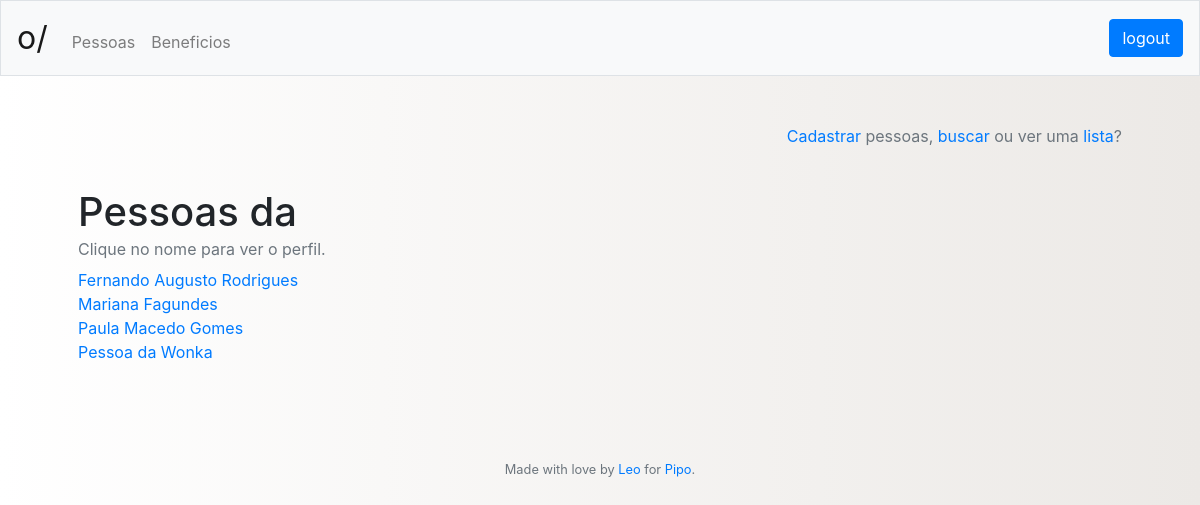
Screenshot of /pessoas/lista (signed in) with the database file from the repository.
### tables this page shows
CREATE TABLE person
	(id INTEGER NOT NULL PRIMARY KEY AUTOINCREMENT,
	idCompany INTEGER NOT NULL,
	name VARCHAR(255) NOT NULL,
	cpf VARCHAR(14) NOT NULL,
	timestamp DATETIME DEFAULT CURRENT_TIMESTAMP,
	FOREIGN KEY (idCompany) REFERENCES company(id));

### app.py (the view)
@app.route("/<who>/lista", methods=['GET'])
@login_required
def list(who):
	if who == "beneficios":
		who_list = get_company_benefits(session["idCompany"])
	elif who == "pessoas":
		who_list = get_all_from("person", "idCompany", str(session["idCompany"]))
	else:
		whoops = "Página Inexistente"
		return render_template("index.html", header = get_header(session), whoops = whoops)
	return render_template("list.html", header = get_header(session), who = who,
										who_list = who_list)

### app.py (called while the page is built)
@app.after_request
def after_request(response):
    response.headers["Cache-Control"] = "no-cache, no-store, must-revalidate"
    response.headers["Expires"] = 0
    response.headers["Pragma"] = "no-cache"
    return response

@app.teardown_request
def remove_session(ex=None):
    db.remove()

def login_required(f):
    @wraps(f)
    def decorated_function(*args, **kwargs):
        if session.get("id") is None:
            return redirect("/login")
        return f(*args, **kwargs)
    return decorated_function

def get_header(session):
	try:
		header = {"name": session["name"],
					"company": session["company"],
					"admin": get_admin_title(session["admin"]),
					"id": session["id"]}
	except:
		header = {"name": "",
					"company": "",
					"admin": "",
					"id": ""}
	return header

def is_it_bad(string):
	if string is None:
		return True
	not_safe = "; \\ ' '' %"
	for letter in string:
		if letter in not_safe.split():
			return True
	return False

def get_all_from(table, where, data):
	try:
		if (is_it_bad(table) or is_it_bad(where)) or is_it_bad(data):
			return None
		table_names = ["admin", "benefit", "benefitdata", "company", "companybenefit",
						"datatype", "person", "personbenefit", "persondata"]
		if table.lower() not in table_names:
			return None
		all_from = db.execute("""SELECT * FROM {} WHERE {} = :{}""".format(table,
							where, where), {"{}".format(where): data}).fetchall()
		return all_from
	except:
		raise Exception("Undefined SQL query error")

### templates/list.html
{% extends "layout.html" %}
{% block main %}
	<p align="right" class="text-muted"><a href="/{{ who }}/cadastro">Cadastrar</a> {{ who }}, <a href="/{{ who }}/busca">buscar</a> ou ver uma <a href="/{{ who }}/lista">lista</a>?</p>
	<br>
	{% if who == "beneficios" %}
		<h1>Benefícios Disponíveis</h1>
	{% else %}
		<h1>Pessoas da {{ header["company"] }}</h1>
	{% endif %}
	{% if who_list|length %}
		<p style="margin-bottom: 7px; margin-top: -7px;" class="text-muted">Clique no nome para ver o perfil.</p>
		{% for item in who_list|sort(attribute='name') %}
			<a href="/{{ who }}/perfil/{{ item['id'] }}">{{ item["name"] }}</a><br>
		{% endfor %}
	{% else %}
		<p>Nenhum resultado encontrado :(</p>
	{% endif %}
	<br><br>
{% endblock %}

### templates/layout.html (shortened to what this page needs)
<!DOCTYPE html>
<html lang="pt">
    <head>
        <link href="https://maxcdn.bootstrapcdn.com/bootstrap/4.1.3/css/bootstrap.min.css" rel="stylesheet">
        <link rel="stylesheet" href="/static/styles.css">
    </head>
    <body>
        <nav class="navbar navbar-expand-md navbar-light bg-light border">
            <a class="navbar-brand" href="/">o/ {{ header["company"] }}</span></a>
            <div class="collapse navbar-collapse" id="navbar">
                <ul class="navbar-nav mr-auto mt-2">
                    <li class="nav-item"><a class="nav-link" href="/pessoas">Pessoas</a></li>
                    <li class="nav-item"><a class="nav-link" href="/beneficios">Beneficios</a></li>
                </ul>
                <ul class="nav navbar-nav navbar-right">
                    <li>
                        <div class="btn-nav">
                            <a class="btn btn-primary btn-small navbar-btn" href="/logout">logout</a>
                        </div>
                    </li>
                </ul>
            </div>
        </nav>
        <main class="container p-5">
            {% block main %}{% endblock %}
        </main>
        <footer class="small text-center text-muted">
           Made with love by <a href="https://github.com/leorapini" target="_blank">Leo</a> for <a href="https://piposaude.com.br" target="_blank">Pipo</a>.
           <br><br><br>
        </footer>
    </body>
</html>

### static/styles.css (style rules this page uses)
body { background: #ECE9E6; background: -webkit-linear-gradient(to right, #FFFFFF, #ECE9E6); background: linear-gradient(to right, #FFFFFF, #ECE9E6); }
nav .navbar-brand { font-size: xx-large; }

### rows the page displays
person: name "Fernando Augusto Rodrigues"
person: name "Mariana Fagundes"
person: name "Paula Macedo Gomes"
person: name "Pessoa da Wonka"

### other values shown
{{ who }} "pessoas"
